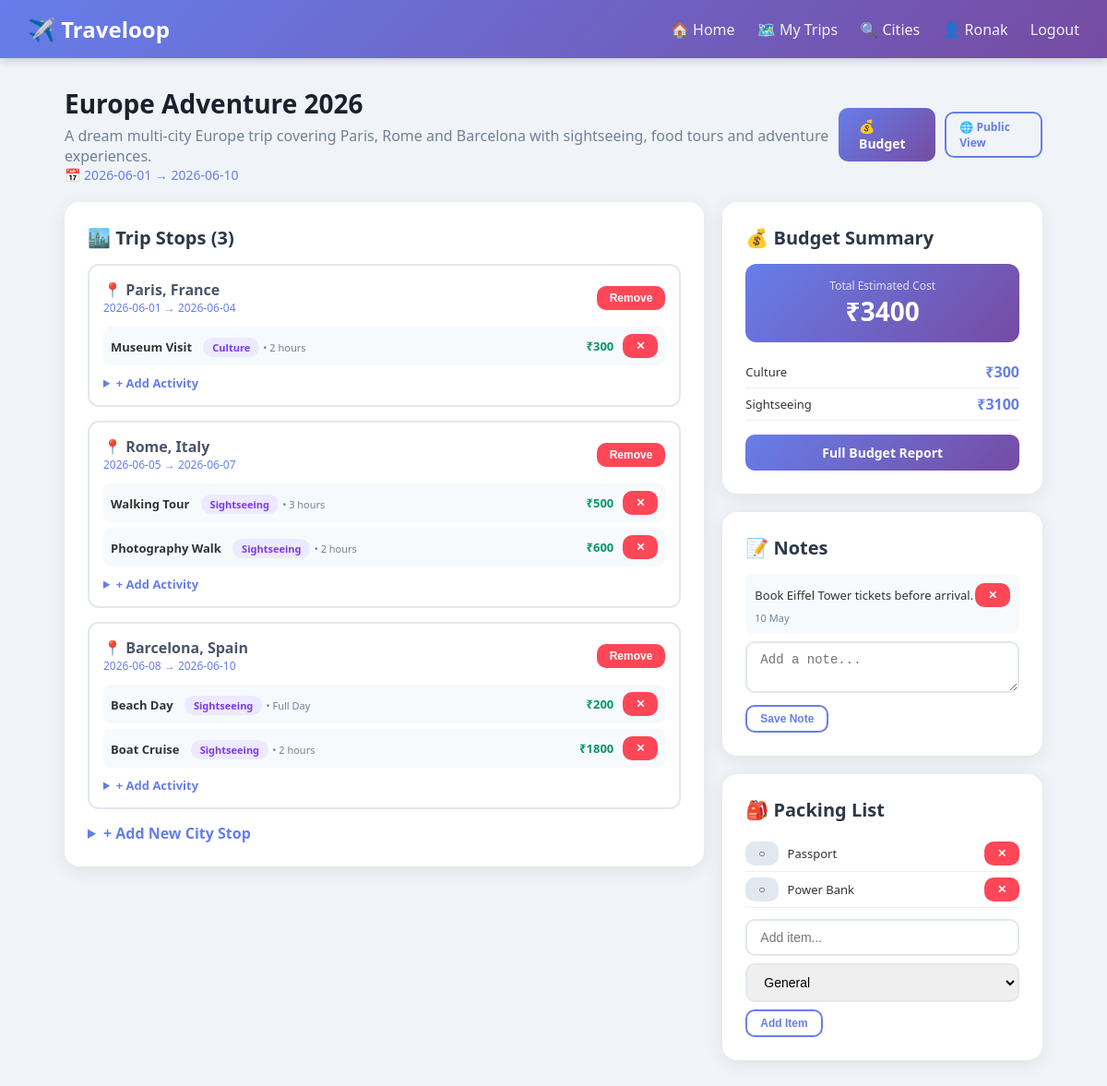
Screenshot of /trip/1 (signed in) with the database file from the repository.
### app.py (models this page shows)
class User(UserMixin, db.Model):
    id = db.Column(db.Integer, primary_key=True)
    name = db.Column(db.String(100), nullable=False)
    email = db.Column(db.String(120), unique=True, nullable=False)
    password = db.Column(db.String(200), nullable=False)
    created_at = db.Column(db.DateTime, default=datetime.utcnow)
    trips = db.relationship('Trip', backref='user', lazy=True, cascade='all, delete-orphan')

class Trip(db.Model):
    id = db.Column(db.Integer, primary_key=True)
    name = db.Column(db.String(200), nullable=False)
    description = db.Column(db.Text)
    start_date = db.Column(db.Date)
    end_date = db.Column(db.Date)
    is_public = db.Column(db.Boolean, default=False)
    total_budget = db.Column(db.Float, default=0.0)
    created_at = db.Column(db.DateTime, default=datetime.utcnow)
    user_id = db.Column(db.Integer, db.ForeignKey('user.id'), nullable=False)
    stops = db.relationship('Stop', backref='trip', lazy=True, cascade='all, delete-orphan', order_by='Stop.order')
    notes = db.relationship('Note', backref='trip', lazy=True, cascade='all, delete-orphan')
    checklist = db.relationship('ChecklistItem', backref='trip', lazy=True, cascade='all, delete-orphan')

class Stop(db.Model):
    id = db.Column(db.Integer, primary_key=True)
    city = db.Column(db.String(100), nullable=False)
    country = db.Column(db.String(100))
    start_date = db.Column(db.Date)
    end_date = db.Column(db.Date)
    order = db.Column(db.Integer, default=0)
    trip_id = db.Column(db.Integer, db.ForeignKey('trip.id'), nullable=False)
    activities = db.relationship('Activity', backref='stop', lazy=True, cascade='all, delete-orphan')

class Activity(db.Model):
    id = db.Column(db.Integer, primary_key=True)
    name = db.Column(db.String(200), nullable=False)
    category = db.Column(db.String(50), default='Sightseeing')
    cost = db.Column(db.Float, default=0.0)
    duration = db.Column(db.String(50))
    description = db.Column(db.Text)
    stop_id = db.Column(db.Integer, db.ForeignKey('stop.id'), nullable=False)

class Note(db.Model):
    id = db.Column(db.Integer, primary_key=True)
    content = db.Column(db.Text, nullable=False)
    created_at = db.Column(db.DateTime, default=datetime.utcnow)
    trip_id = db.Column(db.Integer, db.ForeignKey('trip.id'), nullable=False)

class ChecklistItem(db.Model):
    id = db.Column(db.Integer, primary_key=True)
    item = db.Column(db.String(200), nullable=False)
    category = db.Column(db.String(50), default='General')
    is_packed = db.Column(db.Boolean, default=False)
    trip_id = db.Column(db.Integer, db.ForeignKey('trip.id'), nullable=False)

### app.py (the view)
@app.route('/trip/<int:trip_id>')
@login_required
def trip_detail(trip_id):
    trip = Trip.query.get_or_404(trip_id)
    total_cost = sum(a.cost for s in trip.stops for a in s.activities)
    trip.total_budget = total_cost
    db.session.commit()
    cost_by_category = {}
    for stop in trip.stops:
        for act in stop.activities:
            cost_by_category[act.category] = cost_by_category.get(act.category, 0) + act.cost
    return render_template('trip_detail.html', trip=trip, total_cost=total_cost, cost_by_category=cost_by_category)

### app.py (called while the page is built)
@login_manager.user_loader
def load_user(user_id):
    return User.query.get(int(user_id))

### templates/trip_detail.html (shortened to what this page needs)
{% extends 'base.html' %}
{% block content %}
<div class="flex-between" style="margin-bottom:20px">
  <div>
    <h1>{{trip.name}}</h1>
    <p class="text-gray">{{trip.description or ''}}</p>
    {% if trip.start_date %}<p style="color:#667eea;font-size:14px">📅 {{trip.start_date}} → {{trip.end_date}}</p>{% endif %}
  </div>
  <div class="flex">
    <a href="/trip/{{trip.id}}/budget" class="btn btn-primary">💰 Budget</a>
    {% if trip.is_public %}<a href="/public/{{trip.id}}" class="btn btn-outline btn-sm">🌐 Public View</a>{% endif %}
  </div>
</div>
<div style="display:grid;grid-template-columns:2fr 1fr;gap:20px">
<div>
<div class="card">
  <h2>🏙️ Trip Stops ({{trip.stops|length}})</h2>
  {% for stop in trip.stops %}
  <div style="border:2px solid #e2e8f0;border-radius:12px;padding:15px;margin-bottom:15px">
    <div class="flex-between">
      <div>
        <h3>📍 {{stop.city}}, {{stop.country or ''}}</h3>
        {% if stop.start_date %}<p style="font-size:12px;color:#667eea">{{stop.start_date}} → {{stop.end_date}}</p>{% endif %}
      </div>
      <form method="POST" action="/stop/{{stop.id}}/delete">
        <button type="submit" class="btn btn-danger btn-sm">Remove</button>
      </form>
    </div>
    {% if stop.activities %}
    <div style="margin-top:12px">
      {% for act in stop.activities %}
      <div style="display:flex;justify-content:space-between;align-items:center;padding:8px;background:#f7fafc;border-radius:8px;margin-bottom:6px">
        <div>
          <span style="font-weight:600;font-size:13px">{{act.name}}</span>
          <span class="badge badge-purple" style="margin-left:8px">{{act.category}}</span>
          {% if act.duration %}<span style="font-size:11px;color:#718096"> • {{act.duration}}</span>{% endif %}
        </div>
        <div class="flex">
          <span style="font-weight:700;color:#059669;font-size:13px">₹{{act.cost|int}}</span>
          <form method="POST" action="/activity/{{act.id}}/delete" style="margin:0">
            <button type="submit" class="btn btn-danger btn-sm">✕</button>
          </form>
        </div>
      </div>
      {% endfor %}
    </div>
    {% endif %}
    <details style="margin-top:10px">
      <summary style="cursor:pointer;color:#667eea;font-weight:600;font-size:13px">+ Add Activity</summary>
    </details>
  </div>
  {% endfor %}
  <details style="margin-top:10px">
    <summary style="cursor:pointer;color:#667eea;font-weight:700">+ Add New City Stop</summary>
  </details>
</div>
</div>
<div>
<div class="card">
  <h2>💰 Budget Summary</h2>
  <div style="text-align:center;padding:15px;background:linear-gradient(135deg,#667eea,#764ba2);border-radius:12px;margin-bottom:15px">
    <p style="color:rgba(255,255,255,0.8);font-size:12px">Total Estimated Cost</p>
    <p style="color:white;font-size:28px;font-weight:800">₹{{total_cost|int}}</p>
  </div>
  {% for cat, cost in cost_by_category.items() %}
  <div class="flex-between" style="padding:6px 0;border-bottom:1px solid #f0f0f0">
    <span style="font-size:13px">{{cat}}</span>
    <span style="font-weight:700;color:#667eea">₹{{cost|int}}</span>
  </div>
  {% endfor %}
  <a href="/trip/{{trip.id}}/budget" class="btn btn-primary" style="width:100%;text-align:center;margin-top:15px;display:block">Full Budget Report</a>
</div>
<div class="card">
  <h2>📝 Notes</h2>
  {% for note in trip.notes %}
  <div style="background:#f7fafc;padding:10px;border-radius:8px;margin-bottom:8px;font-size:13px">
    <div class="flex-between">
      <p>{{note.content}}</p>
      <form method="POST" action="/note/{{note.id}}/delete">
        <button type="submit" class="btn btn-danger btn-sm">✕</button>
      </form>
    </div>
    <p style="font-size:11px;color:#718096;margin-top:4px">{{note.created_at.strftime('%d %b')}}</p>
  </div>
  {% endfor %}
  <form method="POST" action="/trip/{{trip.id}}/note/add">
    <textarea name="content" placeholder="Add a note..." rows="2" style="margin-bottom:8px"></textarea>
    <button type="submit" class="btn btn-outline btn-sm">Save Note</button>
  </form>
</div>
<div class="card">
  <h2>🎒 Packing List</h2>
  {% for item in trip.checklist %}
  <div class="flex-between" style="padding:6px 0;border-bottom:1px solid #f0f0f0">
    <div class="flex">
      <form method="POST" action="/checklist/{{item.id}}/toggle" style="margin:0">
        <button type="submit" class="btn btn-sm" style="background:{% if item.is_packed %}#2ed573{% else %}#e2e8f0{% endif %};color:{% if item.is_packed %}white{% else %}#333{% endif %}">{% if item.is_packed %}✓{% else %}○{% endif %}</button>
      </form>
      <span style="font-size:13px;{% if item.is_packed %}text-decoration:line-through;color:#718096{% endif %}">{{item.item}}</span>
    </div>
    <form method="POST" action="/checklist/{{item.id}}/delete">
      <button type="submit" class="btn btn-danger btn-sm">✕</button>
    </form>
  </div>
  {% endfor %}
  <form method="POST" action="/trip/{{trip.id}}/checklist/add" style="margin-top:12px">
    <input type="text" name="item" placeholder="Add item..." required style="margin-bottom:8px">
    <select name="category" style="margin-bottom:8px">
      <option>General</option><option>Clothing</option><option>Documents</option><option>Electronics</option><option>Medicines</option>
    </select>
    <button type="submit" class="btn btn-outline btn-sm">Add Item</button>
  </form>
</div>
</div>
</div>
{% endblock %}

### templates/base.html (shortened to what this page needs)
<!DOCTYPE html>
<html lang="en">
<head>
</head>
<body>
<nav>
  <a href="/" class="nav-brand">✈️ Traveloop</a>
  <div class="nav-links">
    {% if current_user.is_authenticated %}
      <a href="/dashboard">🏠 Home</a>
      <a href="/trips">🗺️ My Trips</a>
      <a href="/search/cities">🔍 Cities</a>
      <a href="/profile">👤 {{current_user.name}}</a>
      <a href="/logout">Logout</a>
    {% else %}
      <a href="/login">Login</a>
      <a href="/signup">Sign Up</a>
    {% endif %}
  </div>
</nav>
<div class="container">
{% block content %}{% endblock %}
</div>
</body>
</html>

### templates/base.html (style rules this page uses)
* { margin:0;padding:0;box-sizing:border-box }
body { font-family:'Segoe UI',sans-serif;background:#f0f4f8;color:#333 }
nav { background:linear-gradient(135deg,#667eea,#764ba2);padding:15px 30px;display:flex;justify-content:space-between;align-items:center;box-shadow:0 2px 10px rgba(0,0,0,0.2) }
.nav-brand { color:white;font-size:24px;font-weight:800;text-decoration:none }
.nav-links a { color:rgba(255,255,255,0.9);text-decoration:none;margin-left:20px;font-weight:500;transition:color 0.2s }
.container { max-width:1100px;margin:30px auto;padding:0 20px }
.card { background:white;border-radius:16px;padding:25px;box-shadow:0 4px 20px rgba(0,0,0,0.08);margin-bottom:20px }
.btn { display:inline-block;padding:10px 22px;border-radius:10px;border:none;cursor:pointer;font-weight:600;font-size:14px;text-decoration:none;transition:all 0.2s }
.btn-primary { background:linear-gradient(135deg,#667eea,#764ba2);color:white }
.btn-danger { background:#ff4757;color:white }
.btn-outline { background:transparent;border:2px solid #667eea;color:#667eea }
.btn-sm { padding:6px 14px;font-size:12px }
input,textarea,select { width:100%;padding:10px 14px;border:2px solid #e2e8f0;border-radius:10px;font-size:14px;outline:none;transition:border 0.2s;margin-bottom:12px }
.badge { display:inline-block;padding:3px 10px;border-radius:20px;font-size:11px;font-weight:700 }
.badge-purple { background:#ede9fe;color:#7c3aed }
h1 { font-size:28px;font-weight:800;color:#1a202c;margin-bottom:5px }
h2 { font-size:20px;font-weight:700;color:#2d3748;margin-bottom:15px }
h3 { font-size:16px;font-weight:700;color:#4a5568 }
.text-gray { color:#718096 }
.flex { display:flex;align-items:center;gap:10px }
.flex-between { display:flex;justify-content:space-between;align-items:center }

### rows the page displays
User: name "Ronak"
Trip: name "Europe Adventure 2026", description "A dream multi-city Europe trip covering Paris, Rome and Barcelona with sightseeing, food tours and adventure experiences.", start_date "2026-06-01", end_date "2026-06-10"
Stop: city "Paris", country "France", start_date "2026-06-01", end_date "2026-06-04"
Activity: name "Museum Visit", category "Culture", duration "2 hours", cost "300"
Stop: city "Rome", country "Italy", start_date "2026-06-05", end_date "2026-06-07"
Activity: name "Walking Tour", category "Sightseeing", duration "3 hours", cost "500", cost "3100"
Activity: name "Photography Walk", category "Sightseeing", duration "2 hours", cost "600"
Stop: city "Barcelona", country "Spain", start_date "2026-06-08", end_date "2026-06-10"
Activity: name "Beach Day", category "Sightseeing", duration "Full Day", cost "200"
Activity: name "Boat Cruise", category "Sightseeing", duration "2 hours", cost "1800"
Note: content "Book Eiffel Tower tickets before arrival.", created_at "10 May"
ChecklistItem: item "Passport"
ChecklistItem: item "Power Bank"

### other values shown
{{ trip.stops|length }} "3"
{{ total_cost|int }} "3400"
